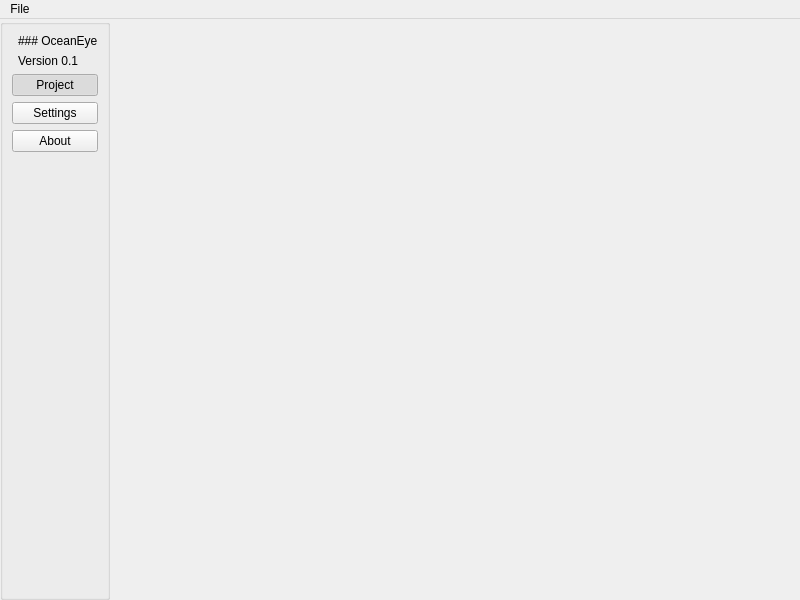
<?xml version="1.0" encoding="UTF-8"?>
<ui version="4.0">
 <class>WelcomeWindow</class>
 <widget class="QMainWindow" name="WelcomeWindow">
  <property name="geometry">
   <rect>
    <x>0</x>
    <y>0</y>
    <width>800</width>
    <height>600</height>
   </rect>
  </property>
  <property name="windowTitle">
   <string>MainWindow</string>
  </property>
  <property name="layoutDirection">
   <enum>Qt::LayoutDirection::LeftToRight</enum>
  </property>
  <widget class="QWidget" name="centralwidget">
   <property name="sizePolicy">
    <sizepolicy hsizetype="Preferred" vsizetype="Preferred">
     <horstretch>1</horstretch>
     <verstretch>1</verstretch>
    </sizepolicy>
   </property>
   <layout class="QHBoxLayout" name="horizontalLayout">
    <property name="leftMargin">
     <number>0</number>
    </property>
    <property name="topMargin">
     <number>0</number>
    </property>
    <property name="rightMargin">
     <number>0</number>
    </property>
    <property name="bottomMargin">
     <number>0</number>
    </property>
    <item>
     <widget class="QGroupBox" name="groupBox">
      <property name="sizePolicy">
       <sizepolicy hsizetype="Preferred" vsizetype="Preferred">
        <horstretch>0</horstretch>
        <verstretch>1</verstretch>
       </sizepolicy>
      </property>
      <property name="flat">
       <bool>false</bool>
      </property>
      <property name="checkable">
       <bool>false</bool>
      </property>
      <layout class="QVBoxLayout" name="verticalLayout">
       <item>
        <layout class="QHBoxLayout" name="horizontalLayout_2">
         <property name="leftMargin">
          <number>0</number>
         </property>
         <property name="topMargin">
          <number>0</number>
         </property>
         <item>
          <widget class="QLabel" name="label_9">
           <property name="enabled">
            <bool>true</bool>
           </property>
           <property name="sizePolicy">
            <sizepolicy hsizetype="Fixed" vsizetype="Fixed">
             <horstretch>0</horstretch>
             <verstretch>0</verstretch>
            </sizepolicy>
           </property>
           <property name="text">
            <string>&lt;html&gt;&lt;head/&gt;&lt;body&gt;&lt;p&gt;&lt;img src=&quot;:/logo.png&quot; width=&quot;40&quot;/&gt;&lt;/p&gt;&lt;/body&gt;&lt;/html&gt;</string>
           </property>
           <property name="textFormat">
            <enum>Qt::TextFormat::RichText</enum>
           </property>
           <property name="scaledContents">
            <bool>true</bool>
           </property>
          </widget>
         </item>
         <item>
          <layout class="QVBoxLayout" name="verticalLayout_3">
           <property name="leftMargin">
            <number>0</number>
           </property>
           <property name="topMargin">
            <number>0</number>
           </property>
           <item>
            <widget class="QLabel" name="label">
             <property name="text">
              <string>### OceanEye</string>
             </property>
             <property name="textFormat">
              <enum>Qt::TextFormat::MarkdownText</enum>
             </property>
            </widget>
           </item>
           <item>
            <widget class="QLabel" name="label_6">
             <property name="text">
              <string>Version 0.1</string>
             </property>
            </widget>
           </item>
          </layout>
         </item>
        </layout>
       </item>
       <item>
        <widget class="QPushButton" name="projectBtn">
         <property name="text">
          <string>Project</string>
         </property>
         <property name="checkable">
          <bool>true</bool>
         </property>
         <property name="checked">
          <bool>true</bool>
         </property>
         <property name="autoExclusive">
          <bool>true</bool>
         </property>
        </widget>
       </item>
       <item>
        <widget class="QPushButton" name="settingsBtn">
         <property name="text">
          <string>Settings</string>
         </property>
         <property name="checkable">
          <bool>true</bool>
         </property>
         <property name="autoExclusive">
          <bool>true</bool>
         </property>
        </widget>
       </item>
       <item>
        <widget class="QPushButton" name="aboutBtn">
         <property name="text">
          <string>About</string>
         </property>
         <property name="checkable">
          <bool>true</bool>
         </property>
         <property name="autoExclusive">
          <bool>true</bool>
         </property>
        </widget>
       </item>
       <item>
        <spacer name="verticalSpacer_3">
         <property name="orientation">
          <enum>Qt::Orientation::Vertical</enum>
         </property>
         <property name="sizeHint" stdset="0">
          <size>
           <width>20</width>
           <height>40</height>
          </size>
         </property>
        </spacer>
       </item>
      </layout>
     </widget>
    </item>
    <item>
     <widget class="QStackedWidget" name="welcomeStack">
      <property name="sizePolicy">
       <sizepolicy hsizetype="Preferred" vsizetype="Preferred">
        <horstretch>1</horstretch>
        <verstretch>1</verstretch>
       </sizepolicy>
      </property>
      <property name="currentIndex">
       <number>2</number>
      </property>
      <widget class="QWidget" name="loadProjectPage">
       <layout class="QVBoxLayout" name="verticalLayout_6">
        <item>
         <widget class="QWidget" name="widget_2" native="true">
          <property name="sizePolicy">
           <sizepolicy hsizetype="Preferred" vsizetype="Fixed">
            <horstretch>0</horstretch>
            <verstretch>0</verstretch>
           </sizepolicy>
          </property>
          <layout class="QHBoxLayout" name="horizontalLayout_4">
           <item>
            <widget class="QLabel" name="label_10">
             <property name="text">
              <string>Search</string>
             </property>
            </widget>
           </item>
           <item>
            <widget class="QLineEdit" name="lineEdit"/>
           </item>
           <item>
            <widget class="QPushButton" name="newProjectBtn2">
             <property name="text">
              <string>New Project</string>
             </property>
            </widget>
           </item>
           <item>
            <widget class="QPushButton" name="openProjectBtn2">
             <property name="text">
              <string>Open</string>
             </property>
            </widget>
           </item>
          </layout>
         </widget>
        </item>
        <item>
         <widget class="Line" name="line">
          <property name="orientation">
           <enum>Qt::Orientation::Horizontal</enum>
          </property>
         </widget>
        </item>
        <item>
         <widget class="QWidget" name="projectArray" native="true">
          <layout class="QVBoxLayout" name="verticalLayout_7">
           <item>
            <widget class="QLabel" name="label_11">
             <property name="text">
              <string>Projects Couldn't Load!</string>
             </property>
             <property name="alignment">
              <set>Qt::AlignmentFlag::AlignHCenter|Qt::AlignmentFlag::AlignTop</set>
             </property>
            </widget>
           </item>
          </layout>
         </widget>
        </item>
       </layout>
      </widget>
      <widget class="QWidget" name="newProjectPage">
       <property name="sizePolicy">
        <sizepolicy hsizetype="Preferred" vsizetype="Preferred">
         <horstretch>1</horstretch>
         <verstretch>1</verstretch>
        </sizepolicy>
       </property>
       <layout class="QVBoxLayout" name="verticalLayout_2">
        <item>
         <spacer name="verticalSpacer_2">
          <property name="orientation">
           <enum>Qt::Orientation::Vertical</enum>
          </property>
          <property name="sizeHint" stdset="0">
           <size>
            <width>20</width>
            <height>186</height>
           </size>
          </property>
         </spacer>
        </item>
        <item>
         <widget class="QLabel" name="label_2">
          <property name="lineWidth">
           <number>3</number>
          </property>
          <property name="text">
           <string>&lt;html&gt;&lt;head/&gt;&lt;body&gt;&lt;p&gt;&lt;span style=&quot; font-size:24pt; font-weight:700;&quot;&gt;OceanEye&lt;/span&gt;&lt;/p&gt;&lt;/body&gt;&lt;/html&gt;</string>
          </property>
          <property name="textFormat">
           <enum>Qt::TextFormat::RichText</enum>
          </property>
          <property name="scaledContents">
           <bool>false</bool>
          </property>
          <property name="alignment">
           <set>Qt::AlignmentFlag::AlignCenter</set>
          </property>
         </widget>
        </item>
        <item>
         <widget class="QLabel" name="label_3">
          <property name="text">
           <string>Image annotation software for academics</string>
          </property>
          <property name="alignment">
           <set>Qt::AlignmentFlag::AlignCenter</set>
          </property>
         </widget>
        </item>
        <item>
         <widget class="QWidget" name="widget" native="true">
          <property name="sizePolicy">
           <sizepolicy hsizetype="Preferred" vsizetype="Preferred">
            <horstretch>0</horstretch>
            <verstretch>0</verstretch>
           </sizepolicy>
          </property>
          <layout class="QHBoxLayout" name="horizontalLayout_3">
           <item>
            <spacer name="horizontalSpacer">
             <property name="orientation">
              <enum>Qt::Orientation::Horizontal</enum>
             </property>
             <property name="sizeHint" stdset="0">
              <size>
               <width>40</width>
               <height>20</height>
              </size>
             </property>
            </spacer>
           </item>
           <item>
            <layout class="QGridLayout" name="gridLayout">
             <item row="2" column="0">
              <widget class="QLabel" name="label_4">
               <property name="text">
                <string>New Project</string>
               </property>
               <property name="alignment">
                <set>Qt::AlignmentFlag::AlignCenter</set>
               </property>
              </widget>
             </item>
             <item row="2" column="1">
              <widget class="QLabel" name="label_5">
               <property name="text">
                <string>Open</string>
               </property>
               <property name="alignment">
                <set>Qt::AlignmentFlag::AlignCenter</set>
               </property>
              </widget>
             </item>
             <item row="1" column="1">
              <widget class="QPushButton" name="openProjectBtn">
               <property name="text">
                <string>Open</string>
               </property>
              </widget>
             </item>
             <item row="1" column="0">
              <widget class="QPushButton" name="newProjectBtn">
               <property name="text">
                <string>+ New</string>
               </property>
              </widget>
             </item>
            </layout>
           </item>
           <item>
            <spacer name="horizontalSpacer_2">
             <property name="orientation">
              <enum>Qt::Orientation::Horizontal</enum>
             </property>
             <property name="sizeHint" stdset="0">
              <size>
               <width>40</width>
               <height>20</height>
              </size>
             </property>
            </spacer>
           </item>
          </layout>
         </widget>
        </item>
        <item>
         <spacer name="verticalSpacer">
          <property name="orientation">
           <enum>Qt::Orientation::Vertical</enum>
          </property>
          <property name="sizeHint" stdset="0">
           <size>
            <width>20</width>
            <height>207</height>
           </size>
          </property>
         </spacer>
        </item>
       </layout>
      </widget>
      <widget class="QWidget" name="settingsPage">
       <layout class="QVBoxLayout" name="verticalLayout_4"/>
      </widget>
      <widget class="QWidget" name="aboutPage">
       <layout class="QVBoxLayout" name="verticalLayout_5">
        <item>
         <widget class="QScrollArea" name="scrollArea">
          <property name="layoutDirection">
           <enum>Qt::LayoutDirection::LeftToRight</enum>
          </property>
          <property name="verticalScrollBarPolicy">
           <enum>Qt::ScrollBarPolicy::ScrollBarAlwaysOn</enum>
          </property>
          <property name="widgetResizable">
           <bool>true</bool>
          </property>
          <widget class="QWidget" name="scrollAreaWidgetContents">
           <property name="geometry">
            <rect>
             <x>0</x>
             <y>0</y>
             <width>621</width>
             <height>559</height>
            </rect>
           </property>
           <layout class="QVBoxLayout" name="verticalLayout_8">
            <item>
             <widget class="QLabel" name="aboutText">
              <property name="sizePolicy">
               <sizepolicy hsizetype="Preferred" vsizetype="Preferred">
                <horstretch>0</horstretch>
                <verstretch>0</verstretch>
               </sizepolicy>
              </property>
              <property name="text">
               <string/>
              </property>
              <property name="textFormat">
               <enum>Qt::TextFormat::MarkdownText</enum>
              </property>
              <property name="alignment">
               <set>Qt::AlignmentFlag::AlignLeading|Qt::AlignmentFlag::AlignLeft|Qt::AlignmentFlag::AlignTop</set>
              </property>
              <property name="wordWrap">
               <bool>true</bool>
              </property>
             </widget>
            </item>
            <item>
             <widget class="QLabel" name="label_8">
              <property name="text">
               <string>## Licence</string>
              </property>
              <property name="textFormat">
               <enum>Qt::TextFormat::MarkdownText</enum>
              </property>
             </widget>
            </item>
            <item>
             <widget class="QTextBrowser" name="licenceText">
              <property name="html">
               <string>&lt;!DOCTYPE HTML PUBLIC &quot;-//W3C//DTD HTML 4.0//EN&quot; &quot;http://www.w3.org/TR/REC-html40/strict.dtd&quot;&gt;
&lt;html&gt;&lt;head&gt;&lt;meta name=&quot;qrichtext&quot; content=&quot;1&quot; /&gt;&lt;meta charset=&quot;utf-8&quot; /&gt;&lt;style type=&quot;text/css&quot;&gt;
p, li { white-space: pre-wrap; }
hr { height: 1px; border-width: 0; }
li.unchecked::marker { content: &quot;\2610&quot;; }
li.checked::marker { content: &quot;\2612&quot;; }
&lt;/style&gt;&lt;/head&gt;&lt;body style=&quot; font-family:'Segoe UI'; font-size:9pt; font-weight:400; font-style:normal;&quot;&gt;
&lt;p style=&quot;-qt-paragraph-type:empty; margin-top:0px; margin-bottom:0px; margin-left:0px; margin-right:0px; -qt-block-indent:0; text-indent:0px;&quot;&gt;&lt;br /&gt;&lt;/p&gt;&lt;/body&gt;&lt;/html&gt;</string>
              </property>
             </widget>
            </item>
           </layout>
          </widget>
         </widget>
        </item>
       </layout>
      </widget>
     </widget>
    </item>
   </layout>
  </widget>
  <widget class="QMenuBar" name="menubar">
   <property name="geometry">
    <rect>
     <x>0</x>
     <y>0</y>
     <width>800</width>
     <height>21</height>
    </rect>
   </property>
   <widget class="QMenu" name="menuFile">
    <property name="title">
     <string>File</string>
    </property>
   </widget>
   <addaction name="menuFile"/>
  </widget>
 </widget>
 <resources/>
 <connections/>
</ui>
